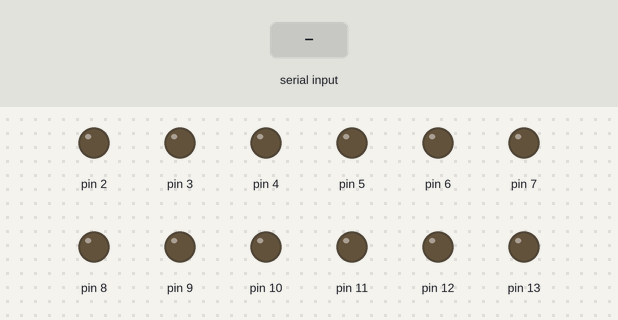
Bench run of a sketch on a simulated Arduino Uno, built with avr-gcc and run on an emulated ATmega328P. On the bench: output pins drawn as LEDs (lit = HIGH). Inputs (shaded band) come from the test bench. What the sketch prints to the serial monitor is not drawn.

Above: at 1.2 s.
1.3 s: "90,45\n" received over Serial
At 2.5 s:
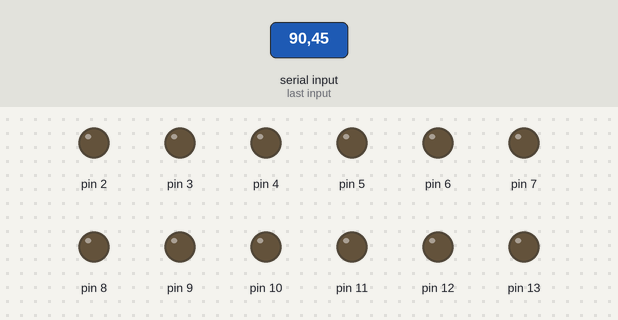
2.8 s: "30,150\n" received over Serial
At 3.7 s:
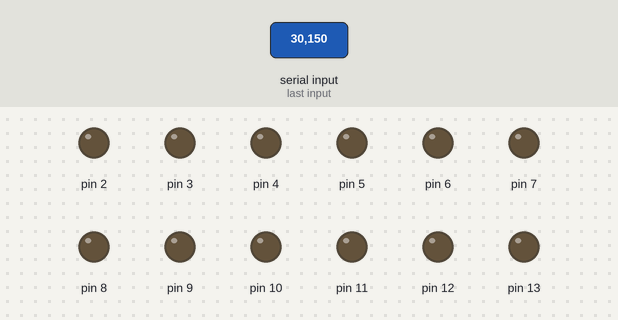
4.3 s: "1\n" received over Serial
At 4.8 s:
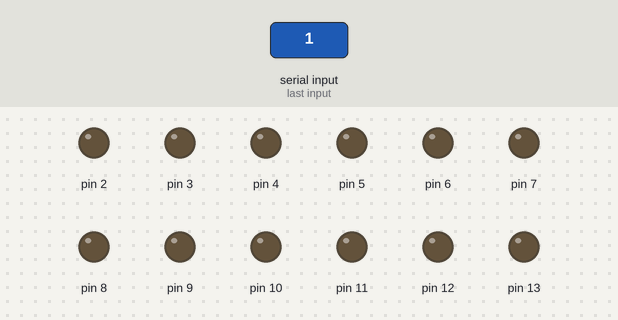
5.8 s: "2\n" received over Serial
At 7.0 s:
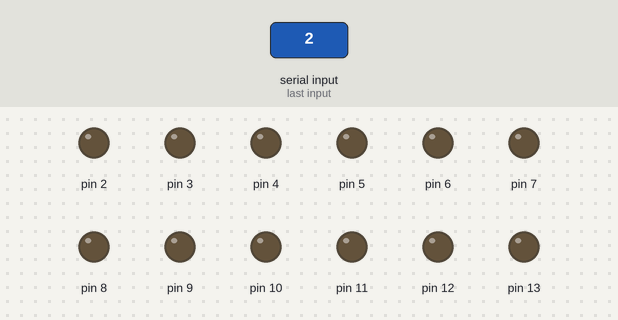
7.3 s: "3\n" received over Serial
At 8.3 s:
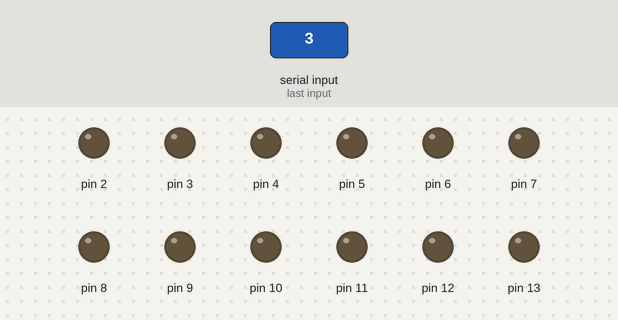
8.8 s: "4\n" received over Serial
At 9.4 s:
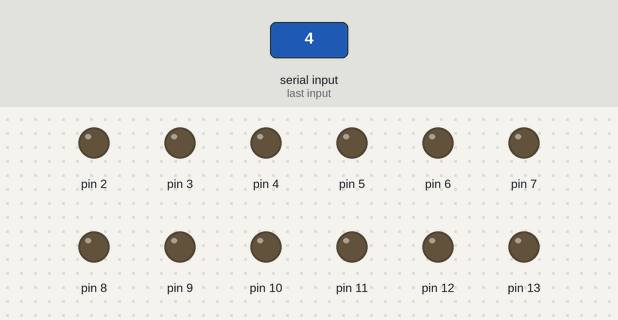
Timing chart, 0 to 11.3 s (numbered marks = the images above; inputs shaded):
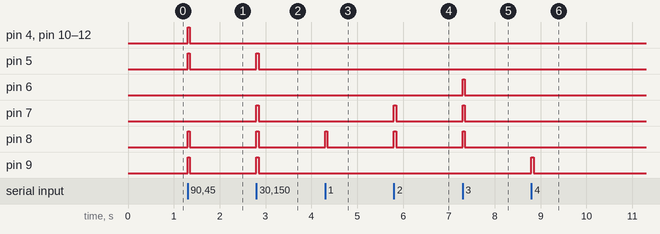

Measured:
- after the input at 1.3 s, pin 4, pin 5, pin 8–12: LOW → HIGH at once, → LOW 0.05 s later
- after the input at 2.8 s, pin 5, pin 7–9: LOW → HIGH at once, → LOW 0.05 s later
- after the input at 4.3 s, pin 8: LOW → HIGH at once, → LOW 0.05 s later
- after the input at 5.8 s, pin 7, pin 8: LOW → HIGH at once, → LOW 0.05 s later
- after the input at 7.3 s, pin 6–8: LOW → HIGH at once, → LOW 0.05 s later
- after the input at 8.8 s, pin 9: LOW → HIGH at once, → LOW 0.05 s later

The sketch:

serial_test.ino
```cpp
int incomingByte = 0;
void setup() {
  // put your setup code here, to run once:
  Serial.begin(115200);
  Serial.setTimeout(50);
  Serial.println("Hello Computer");
      for (int i = 1; i < 14; i++) {
      pinMode(i, OUTPUT);
    }
}

void loop() {
  // put your main code here, to run repeatedly:
  if (Serial.available() > 0) {
                // read the incoming byte:
                incomingByte = Serial.parseInt();
                lightup(incomingByte & 0b11);
                lightup(((incomingByte & 0b1100) >> 2) + 4);
                lightup(((incomingByte & 0b110000) >> 4)+ 9);
        }
}

void lightup(int command) {
  if (command == 0) {
    digitalWrite(8, LOW);
    digitalWrite(7, LOW);
    digitalWrite(6, LOW);
  }
  else if (command == 1) {
    digitalWrite(8, HIGH);
    digitalWrite(7, LOW);
    digitalWrite(6, LOW);

  } else if (command == 2) {
    digitalWrite(8, HIGH);
    digitalWrite(7, HIGH);
    digitalWrite(6, LOW);

  } else if (command == 3) {
    digitalWrite(8, HIGH);
    digitalWrite(7, HIGH);
    digitalWrite(6, HIGH);
  }
  else if (command == 4) {
    digitalWrite(9, LOW);
    digitalWrite(10, LOW);
    digitalWrite(11, LOW);
    digitalWrite(12, LOW);
  } else if (command == 5) {
    digitalWrite(9, HIGH);
    digitalWrite(10, LOW);
    digitalWrite(11, LOW);
    digitalWrite(12, LOW);
  }else if (command == 6) {
    digitalWrite(9, HIGH);
    digitalWrite(10, HIGH);
    digitalWrite(11, LOW);
    digitalWrite(12, LOW);
  } else if (command == 7) {
    digitalWrite(9, HIGH);
    digitalWrite(10, HIGH);
    digitalWrite(11, HIGH);
    digitalWrite(12, HIGH);
  } else if (command == 8) {
    digitalWrite(9, HIGH);
    digitalWrite(10, HIGH);
    digitalWrite(11, HIGH);
    digitalWrite(12, HIGH);
  } else if (command == 9) {
    digitalWrite(2, LOW);
    digitalWrite(3, LOW);
    digitalWrite(4, LOW);
    digitalWrite(5, LOW);
  }else if (command == 10) {
    digitalWrite(2, LOW);
    digitalWrite(3, LOW);
    digitalWrite(4, LOW);
    digitalWrite(5, HIGH);
  } else if (command == 11) {
    digitalWrite(2, LOW);
    digitalWrite(3, LOW);
    digitalWrite(4, HIGH);
    digitalWrite(5, HIGH);
  } else if (command == 12) {
    digitalWrite(2, HIGH);
    digitalWrite(3, HIGH);
    digitalWrite(4, HIGH);
    digitalWrite(5, HIGH);
  } else if (command == 13) {
    digitalWrite(2, HIGH);
    digitalWrite(3, HIGH);
    digitalWrite(4, HIGH);
    digitalWrite(5, HIGH);
  }
}
```
